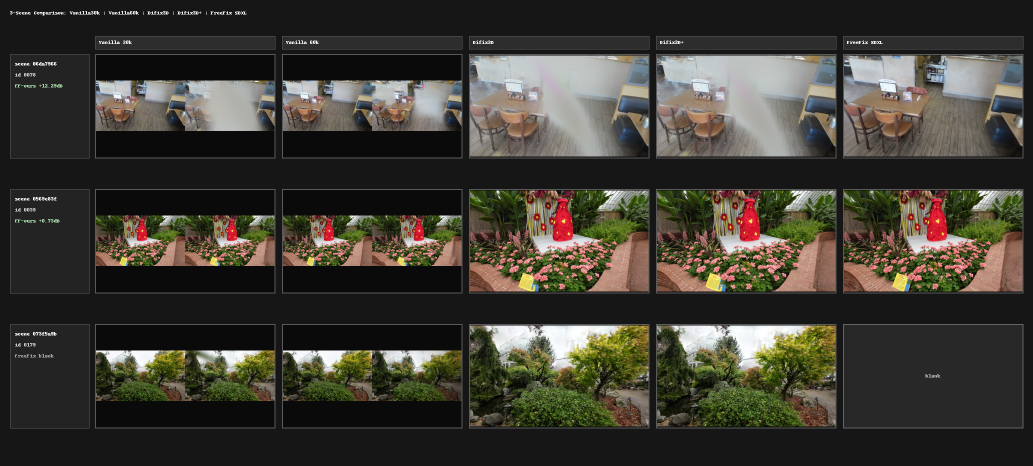
#> input picture execution_scripts/3dgs_full_baseline/comparison_panel_3scene_latest.png, 2066 x 932 px (shown at 1/2 size)
$ python -i make_3scene_comparison_panel.py   (imports and definitions only)
#> lines starting #> are read from the running program, lines starting #| are printed output that depends on the picture
#!/usr/bin/env python3
from __future__ import annotations

import math
from dataclasses import dataclass
from datetime import datetime, timezone
from pathlib import Path
from typing import Optional

import numpy as np
from PIL import Image, ImageDraw, ImageFont


REPO_ROOT = Path("/mntdatalora/src/Diffusion-IBR")
OUTPUT_ROOT = REPO_ROOT / "outputs"
SAVE_DIR = REPO_ROOT / "execution_scripts" / "3dgs_full_baseline"


@dataclass
class SceneSpec:
    scene_id: str
    use_freefix: bool

    @property
    def short(self) -> str:
        return self.scene_id[:8]


SCENES: list[SceneSpec] = [
    SceneSpec("06da796666297fe4c683c231edf56ec00148a6a52ab5bb159fe1be31f53a58df", True),
    SceneSpec("0569e83fdc248a51fc0ab082ce5e2baff15755c53c207f545e6d02d91f01d166", True),
    SceneSpec("073f5a9b983ced6fb28b23051260558b165f328a16b2d33fe20585b7ee4ad561", False),
]

COLS = ["Vanilla 30k", "Vanilla 60k", "Difix3D", "Difix3D+", "FreeFix SDXL"]


def load_rgb(path: Path) -> np.ndarray:
    return np.asarray(Image.open(path).convert("RGB"), dtype=np.float32) / 255.0


# [49 lines left out: functions psnr, image_ids_from_glob, latest_eval_dir, method_paths, not called in this run]


def choose_image_id(scene: SceneSpec) -> tuple[str, Optional[Path], Optional[float]]:
    scene_id = scene.scene_id
    v30_dir = OUTPUT_ROOT / "official_difix3d" / "vanilla_gs" / scene_id / "renders"
    v60_dir = OUTPUT_ROOT / "official_3dgs_full_baseline" / scene_id / "renders"
    difix_dir = OUTPUT_ROOT / "official_difix3d" / "difix3d_gs" / scene_id / "renders" / "novel" / "59999" / "Pred"
    ours_dir = OUTPUT_ROOT / "ours_difix3dplus_gs" / scene_id / "renders" / "novel" / "59999" / "Pred"

    ids_v30 = image_ids_from_glob(v30_dir, "val_step29999_*.png", "last_token")
    ids_v60 = image_ids_from_glob(v60_dir, "val_step59999_*.png", "last_token")
    ids_difix = image_ids_from_glob(difix_dir, "*.png", "stem")
    ids_ours = image_ids_from_glob(ours_dir, "*.png", "stem")

    common = sorted(ids_v30 & ids_v60 & ids_difix & ids_ours)
    if not common:
        raise RuntimeError(f"No shared ids across vanilla/difix/difix3d+ for scene {scene.short}")

    if not scene.use_freefix:
        return common[len(common) // 2], None, None

    eval_dir = latest_eval_dir(scene_id)
    ids_freefix = image_ids_from_glob(eval_dir, "*_pred.png", "first_token")
    ids_gt = image_ids_from_glob(eval_dir, "*_gt.png", "first_token")
    common = sorted(set(common) & ids_freefix & ids_gt)
    if not common:
        raise RuntimeError(f"No shared ids with FreeFix eval for scene {scene.short}")

    best_id = common[0]
    best_delta = None
    best_ours = -1e9
    best_ff = -1e9
    for image_id in common:
        gt_path = eval_dir / f"{image_id}_gt.png"
        ff_path = eval_dir / f"{image_id}_pred.png"
        ours_path = ours_dir / f"{image_id}.png"
        if not (gt_path.exists() and ff_path.exists() and ours_path.exists()):
            continue

        gt = load_rgb(gt_path)
        ff = load_rgb(ff_path)
        ours = load_rgb(ours_path)

        if gt.shape != ff.shape:
            continue
        if gt.shape != ours.shape:
            ours_img = Image.open(ours_path).convert("RGB").resize((gt.shape[1], gt.shape[0]), Image.BICUBIC)
            ours = np.asarray(ours_img, dtype=np.float32) / 255.0

        psnr_ours = psnr(ours, gt)
        psnr_ff = psnr(ff, gt)
        delta = psnr_ff - psnr_ours

        # Prefer higher-quality Difix3D+ examples so this column is not unfairly bad.
        if (psnr_ours > best_ours) or (psnr_ours == best_ours and psnr_ff > best_ff):
            best_id = image_id
            best_ours = psnr_ours
            best_ff = psnr_ff
            best_delta = delta

    return best_id, eval_dir, best_delta


# [90 lines left out: functions paste_contain, main, not called in this run]


# [2 lines not run here, left out]

>>> import cv2
>>> picture = cv2.imread('comparison_panel_3scene_latest.png', cv2.IMREAD_GRAYSCALE)
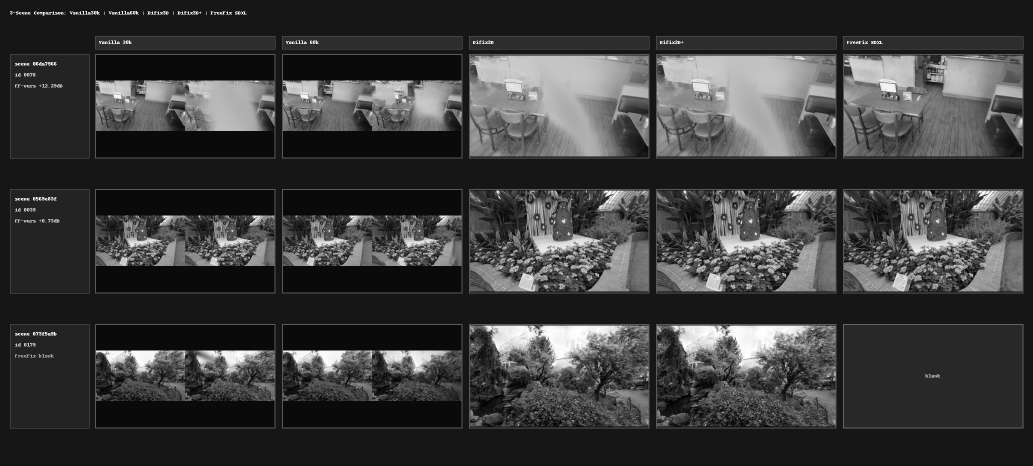
#> picture: shape (932, 2066) (shown at 1/2 size); min 0, max 255, mean 60.2
#> (the run stopped early here; a loop or call above may not have finished)
